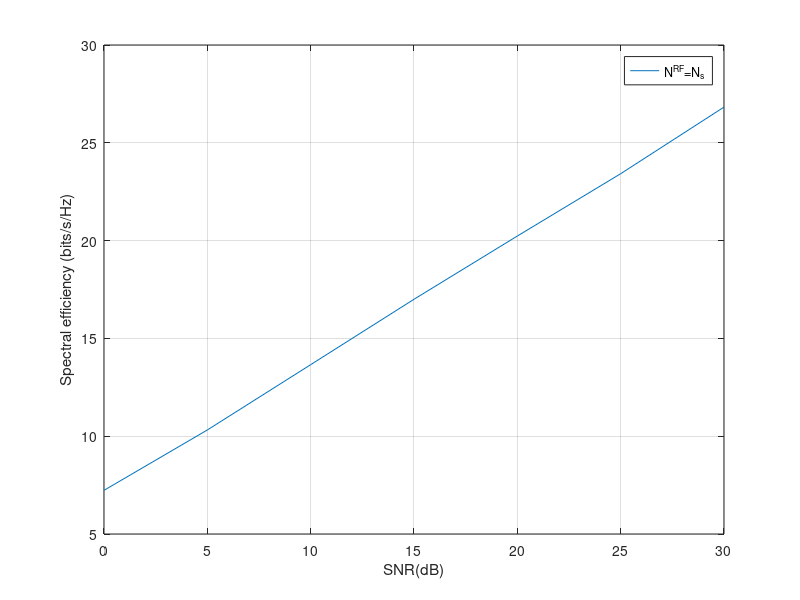

This chart was generated by the following MATLAB code: (Note: this script raises an error after producing the figure.)
clear;
%% Project 1
N=10; % Number of antennas of the base station | 64 | 10
M=10; % Number of antennas of each user | 16 | 10
K=1; % Number of users
d=2; % Number data streams required by each user | 6 | 2 | 4
Ns=K*d; % Number of total data streams
L=15; % Number of paths (paper suggests 15)
SNR=0:5:30;   % -10:2:6 | 0:5:30
tolerance=1e-6;
num_mc=100; %   Number of Monte Carlo trials | 100 | 1000
phase_list=[1 exp(1j*pi)];
P=1;    % TODO change values to see if any effect

% Complex channel
H=zeros(N,M);   % TODO N*M or M*N?

% Commented out for part D ↓
N_RF_list=Ns;    % Sec. IV assumes N_RF=Nt_RF=Nr_RF preserves generality
R_list=zeros(1,length(SNR));
R_quant_list=zeros(1,length(SNR));
% Commented out for part D ↑

% Commented out for part ABC ↓
%N_RF_list=[Ns, Ns+1, Ns+3];
%R_list=zeros(3,length(SNR));
%R_quant_list=zeros(3,length(SNR));
% Commented out for part ABC ↑


for i_nrf=1:length(N_RF_list)

    N_RF=N_RF_list(i_nrf);
    Nt_RF=N_RF;   % Number of transmit RF chains
    Nr_RF=N_RF;   % Number of receive RF chains
    % NOTE Nt_RF=Nr_RF=N_RF, the total number of RF chains is 2*N_RF which
    % satisfies "if the number of RF chains is twice the total number of data streams, the
    % hybrid beamforming structure can realize any fully digital beamformer exactly"

    % Initialize Tx precoder and combiner
    V_D=zeros(Nt_RF,Ns);    % (14)    
    V_RF=zeros(N,Nt_RF);    % (11)
    Vt=V_RF*V_D;
    

    for i_snr=1:length(SNR)
        %i_snr
        SNR_lin=10^(SNR(i_snr)/10);
        sigma=sqrt(P/SNR_lin);
        R=0;
        R_quant=0;
    
        for i_mc=1:num_mc
            %i_mc
            H=zeros(M,N);
            for l=1:L
                alpha=sqrt(1/2)*(randn(1,1)+1j*randn(1,1));
                phi_r=2*pi*randn(1,1);
                phi_t=2*pi*randn(1,1);
                a_r=transpose(exp(1j*pi*(0:M-1)*sin(phi_r))/sqrt(M));
                a_t=transpose(exp(1j*pi*(0:N-1)*sin(phi_t))/sqrt(N));
                H=H+alpha*a_r*a_t';
            end
            H=sqrt(N*M/L)*H;
            F1=H'*H;
            
            
            %% Part 1: IV.B RF Precoder Design for N_RF=Ns
    
            % Necessary parameters
            V_RF=ones(N,N_RF);
            V_RF_quant=ones(N,N_RF);
    
            % Translating algorithm 1 to design V_RF
            not_converge_inf=1;
            not_converge_1bit=1;
    
            % Convergence loop for infinite phase shifter
            while not_converge_inf
                for j=1:N_RF
                    V_RF_noj=V_RF;
                    V_RF_noj(:,j)=[];
                    C_j=eye(Nr_RF-1,Nr_RF-1)+(SNR_lin/N/N_RF)*V_RF_noj'*F1*V_RF_noj;
                    G_j=(SNR_lin/N/N_RF)*F1-(SNR_lin/N/N_RF)^2*F1*V_RF_noj*pinv(C_j)*V_RF_noj'*F1;
                    for i=1:N
                        eta_ij=0;
                        for l=1:N
                            if l~=i
                                eta_ij=eta_ij+G_j(i,l)*V_RF(l,j);
                            end
                        end
                        % Infinite phase shifter
                        if eta_ij==0
                            V_RF(i,j)=1;
                        else
                            V_RF(i,j)=eta_ij/abs(eta_ij);
                        end
                    end
                end
                % Check convergence
                if abs(abs(V_RF).^2-ones(N,Nr_RF)) < tolerance*ones(N,Nr_RF) 
                    not_converge_inf=0;
                end
            end
            
            % Convergence loop for 1-bit phase shifter
            while not_converge_1bit 
                for j=1:N_RF
                    V_RF_noj=V_RF;
                    V_RF_noj(:,j)=[];
                    C_j=eye(Nr_RF-1,Nr_RF-1)+(SNR_lin/N/N_RF)*V_RF_noj'*F1*V_RF_noj;
                    G_j=(SNR_lin/N/N_RF)*F1-(SNR_lin/N/N_RF)^2*F1*V_RF_noj*pinv(C_j)*V_RF_noj'*F1;
                    for i=1:N
                        eta_ij=0;
                        for l=1:N
                            if l~=i
                                eta_ij=eta_ij+G_j(i,l)*V_RF(l,j);
                            end
                        end
                        % 1-bit resolution phase shifter
                        min_abs_sq=10000;
                        V_RF_quant_min=V_RF(i,j);
                        for i_phase=1:length(phase_list)
                            candidate=abs(phase_list(i_phase)-eta_ij/abs(eta_ij))^2;
                            if candidate<min_abs_sq
                                min_abs_sq=candidate;
                                V_RF_quant_min=phase_list(i_phase);
                            end
                        end
                        V_RF_quant(i,j)=V_RF_quant_min;
                    end
                end
                % Check convergence
                if abs(abs(V_RF_quant).^2-ones(N,Nr_RF)) < tolerance*ones(N,Nr_RF) 
                    not_converge_1bit=0;
                end
            end
            
        
        
            %% Part 2: IV.A. Digital Precoder Design for N_RF=Ns
            Q=V_RF'*V_RF;
            Q_quant=V_RF_quant'*V_RF_quant;
            Heff=H*V_RF;
            Heff_quant=H*V_RF_quant;
            [Left,Delta,U_e]=svd(Heff*pinv(sqrtm(Q)));  % TODO U_e' ?
            [Left_quant,Delta_quant,U_e_quant]=svd(Heff_quant*pinv(sqrtm(Q_quant)));
            % REF https://scicoding.com/water-filling-algorithm-in-depth-explanation/#:~:text=Water%2Dfilling%20is%20a%20generic,in%20a%20technical%20sense%2C%20orthogonal
            % REF https://zhuanlan.zhihu.com/p/502453127
            Delta(N_RF+1:M,:)=[];
            Delta_quant(N_RF+1:M,:)=[];
            N0=sigma^2;    % NOTE MIMO.pdf one line below formula 7.12

            lambda_list=diag(Delta);
            lambda_list(Ns+1:end,:)=[];
            lambda_quant_list=diag(Delta_quant);
            lambda_quant_list(Ns+1:end,:)=[];
            lambda_sq_list=lambda_list.^2;
            lambda_quant_sq_list=lambda_quant_list.^2;
            
            % NOTE water-filling solution: refer to MIMO.pdf formula 7.11 and above
            % NOTE assume Nmin (mu?) interval (0, /2, /2, /2, ...)
            % to obtain Nmin
            Nmin=1;
            mu=0;
            while Nmin<Ns && ~(mu>=sigma^2/lambda_sq_list(Nmin) && mu<=sigma^2/lambda_sq_list(Nmin+1))   % TODO >= <= or > < ?
                Nmin=Nmin+1;
                mu=(P+sum(sigma^2./lambda_sq_list(1:Nmin)))/Nmin;   % TODO ./!!!
            end
            Nmin_quant=1;
            mu_quant=0;
            while Nmin_quant<Ns && ~(mu_quant>=sigma^2/lambda_sq_list(Nmin_quant) && mu_quant<=sigma^2/lambda_sq_list(Nmin_quant+1))   % TODO >= <= or > < ?
                Nmin_quant=Nmin_quant+1;
                mu_quant=(P+sum(sigma^2./lambda_quant_sq_list(1:Nmin_quant)))/Nmin_quant;   % TODO ./!!!
            end
            P_star_list=max(mu-N0./lambda_sq_list,0);
            P_star_list(Nmin+1:end)=[];
            P_star_quant_list=max(mu_quant-N0./lambda_quant_sq_list,0);
            P_star_quant_list(Nmin_quant+1:end)=[];

            Gamma_e=diag([transpose(sqrt(P_star_list)) zeros(1,N_RF-Nmin)]);
            Gamma_e_quant=diag([transpose(sqrt(P_star_quant_list)) zeros(1,N_RF-Nmin_quant)]);
            V_D=pinv(sqrtm(Q))*U_e*Gamma_e;
            V_D_quant=pinv(sqrtm(Q_quant))*U_e_quant*Gamma_e_quant;
        

            
        
        
            %% Part 3: IV.C Hybrid Combining Design for N_RF=NS
            
            % Necessary parameters
            W_RF=ones(M,N_RF);
            W_RF_quant=ones(M,N_RF);
            Vt=V_RF*V_D;
            Vt_quant=V_RF_quant*V_D_quant;
            F2=H*(Vt)*Vt'*H';
            F2_quant=H*(Vt_quant)*Vt_quant'*H';
        
            % Translating algorithm 1 to design W_RF for infinite phase shifter
            not_converge_inf=1;
            while not_converge_inf
                for j=1:N_RF
                    W_RF_noj=W_RF;
                    W_RF_noj(:,j)=[];
                    big=W_RF_noj'*F2*W_RF_noj;
                    C_j=eye(size(big))+(1/M/sigma^2)*big;
                    G_j=(1/M/sigma^2)*F2-(1/M/sigma^2)^2*F2*W_RF_noj*pinv(C_j)*W_RF_noj'*F2;
                    for i=1:M
                        eta_ij=0;
                        for l=1:M
                            if l~=i
                                eta_ij=eta_ij+G_j(i,l)*W_RF(l,j);
                            end
                        end
                        if eta_ij==0
                            W_RF(i,j)=1;
                        else
                            W_RF(i,j)=eta_ij/abs(eta_ij);
                        end
                    end
                end
                % Check convergence
                if abs(abs(W_RF).^2-ones(M,N_RF)) < tolerance*ones(M,N_RF) 
                    not_converge_inf=0;
                end
            end
    
            %  Translating algorithm 1 to design W_RF for 1-bit resolution phase shifter
            not_converge_1bit=1;
            while not_converge_1bit
                for j=1:N_RF
                    W_RF_noj_quant=W_RF_quant;
                    W_RF_noj_quant(:,j)=[];
                    big_quant=W_RF_noj_quant'*F2_quant*W_RF_noj_quant;
                    C_j_quant=eye(size(big_quant))+(1/M/sigma^2)*big_quant;
                    G_j_quant=(1/M/sigma^2)*F2_quant-(1/M/sigma^2)^2*F2_quant*W_RF_noj_quant*pinv(C_j_quant)*W_RF_noj_quant'*F2_quant;
                    for i=1:M
                        eta_ij_quant=0;
                        for l=1:M
                            if l~=i
                                eta_ij_quant=eta_ij_quant+G_j_quant(i,l)*W_RF_quant(l,j);
                            end
                        end
                        % 1-bit resolution phase shifter
                        min_abs_sq=10000;
                        W_RF_quant_min=W_RF(i,j);
                        for i_phase=1:length(phase_list)
                            candidate=abs(phase_list(i_phase)-eta_ij/abs(eta_ij))^2;
                            if candidate<min_abs_sq
                                min_abs_sq=candidate;
                                W_RF_quant_min=phase_list(i_phase);
                            end
                        end
                        W_RF_quant(i,j)=W_RF_quant_min;
                    end
                end
                % Check convergence
                if abs(abs(W_RF_quant).^2-ones(M,N_RF)) < tolerance*ones(M,N_RF) 
                    not_converge_1bit=0;
                end
            end
        
            % Design W_D
            J=W_RF'*H*(Vt)*Vt'*H'*W_RF+sigma^2*(W_RF')*W_RF;
            J_quant=W_RF_quant'*H*(Vt_quant)*Vt_quant'*H'*W_RF_quant+sigma^2*(W_RF_quant')*W_RF_quant;
            W_D=pinv(J)*W_RF'*H*Vt;
            W_D_quant=pinv(J_quant)*W_RF_quant'*H*Vt_quant;
            Wt=W_RF*W_D;
            Wt_quant=W_RF_quant*W_D_quant;
    
            % Spectral efficiency
            R=R+log2(det(eye(M,M)+(Wt*pinv(Wt'*Wt)*Wt'*H*(Vt)*Vt'*H')/sigma^2));
            R_quant=R_quant+log2(det(eye(M,M)+(Wt_quant*pinv(Wt_quant'*Wt_quant)*Wt_quant'*H*(Vt_quant)*Vt_quant'*H')/sigma^2));
            
        
            
            
            
    
    
        end

        % Commented out for part D ↓
        R_list(i_snr)=R/num_mc;
        R_quant_list(i_snr)=R_quant/num_mc;
        % Commented out for part D ↑
        
        % Commented out for part ABC ↓
        %R_list(i_nrf,i_snr)=R/num_mc;
        %R_quant_list(i_nrf,i_snr)=R_quant/num_mc;
        % Commented out for part ABC ↑
    
    end
end


figure;
plot(SNR,R_list);
grid on;
xlabel("SNR(dB)");
ylabel("Spectral efficiency (bits/s/Hz)");
legend("N^{RF}=N_{s}","N^{RF}=N_{s}+1","N^{RF}=N_{s}+3");
title("SNR vs. Spectral Efficiency (Infinite phase shifter, "+N+"*"+M+" MIMO, single user, Ns="+Ns+")");

% Comment out for result 1 ↓
figure;
plot(SNR,R_quant_list);
grid on;
xlabel("SNR(dB)");
ylabel("Spectral efficiency (bits/s/Hz)");
legend("N^{RF}=N_{s}","N^{RF}=N_{s}+1","N^{RF}=N_{s}+3");
title("SNR vs. Spectral Efficiency (1-bit phase shifter, "+N+"*"+M+" MIMO, single user, Ns="+Ns+")");
% Comment out for result 1 ↑


